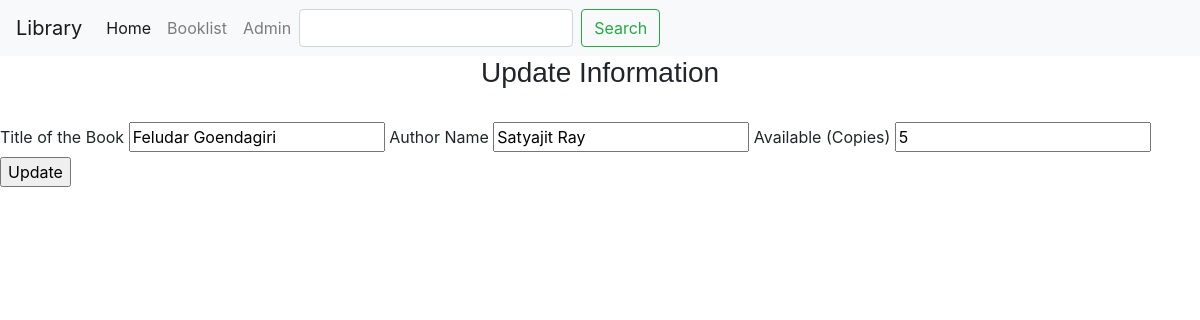
Page /update/3 on the committed database.
### app.py (models this page shows, shortened)
class Booklist(db.Model):
    __searchable__ = ['title', 'author']
    id= db.Column(db.Integer, primary_key=True)
    title= db.Column(db.String(200), nullable=False)
    author= db.Column(db.String(200),  default='N/A')
    count=db.Column(db.Integer, default='0')
    date_update= db.Column(db.DateTime, nullable= False, default= datetime.utcnow)

### app.py (the view)
@app.route('/update/<int:id>', methods=['POST', 'GET'])
def update(id):
    book_to_update=Booklist.query.get_or_404(id)
    if request.method== 'POST':
        book_to_update.title= request.form['title']
        book_to_update.author= request.form['author']
        book_to_update.count= request.form['count']
        try:
            db.session.commit()
            flash("Book updated")
            return redirect('/dashboard')
        except:
            return "Something went wrong"
    else:
        return render_template ('update.html', book= book_to_update)

### templates/update.html (shortened to what this page needs)
{% extends 'base.html' %}
{% block body %}
    <div class="booklist">
        <h3 style="text-align: center; font-family: arial, sans-serif;">Update Information</h3>
        <br>
        <form action="/update/{{book.id}}" method="POST">
            <tr>
            <th><label for="title">Title of the Book</label></th>
            <td><input type="text" name="title" id="title" value="{{book.title}}"></td>
            <th><label for="author">Author Name</label></th>
            <td><input type="text" name="author" id="author" value="{{book.author}}"></td>
            <th><label for="count">Available (Copies)</label></th>
            <td><input type="text" name="count" id="count" value="{{book.count}}"></td>
            <td><input type="submit" value="Update"></td>
            </tr>
        </form>
    </div>
{% endblock %}

### rows in the picture
Booklist: title "Feludar Goendagiri", author "Satyajit Ray", count "5"
